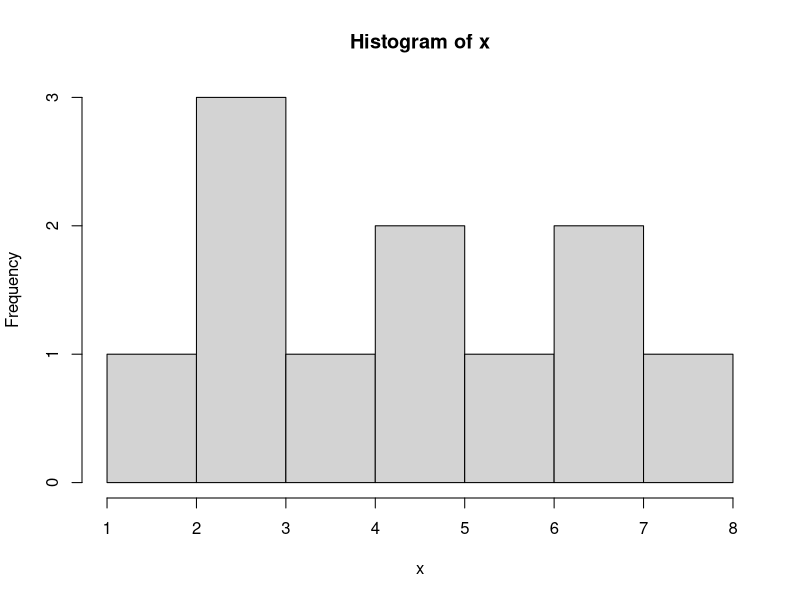
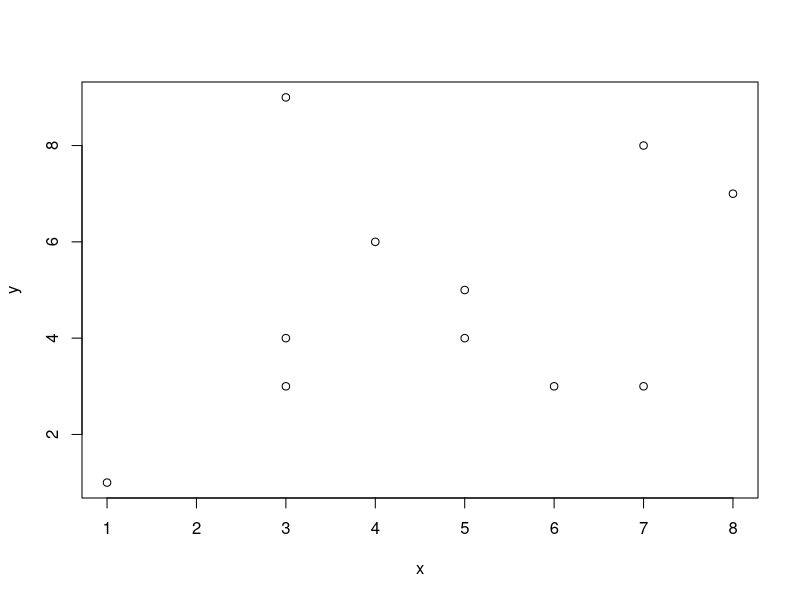
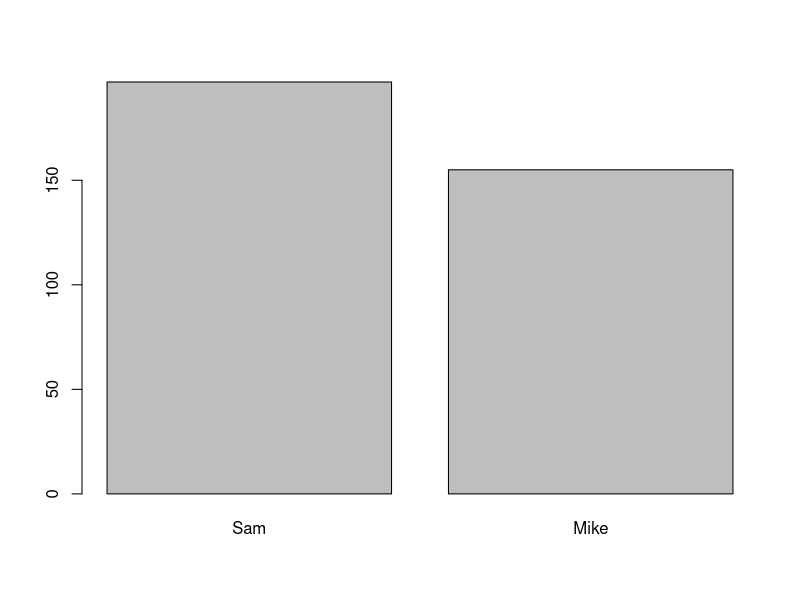

Recreate these plots in R, in order.
## ---- chunk 1
# everything in this grey box can be run by the R coding language. 
# If we want to put any notes into these coding blocks, we need to turn them into comments 
# by starting the line with a hashtag#. This will tell R to ignore whatever else is in the line. 

# Let's actually make something we can run now and run it by hitting the green arrow at the top of the 
# block
2+2

# You should be able to see the output below you and in the console window. 
## ---- chunk 2
# Hitting the green arrow at the top of the block will run everything in the block, but let's figure out 
# how to run stuff line be line. 
# By hitting command + enter, we can run just one line of code. 
# Run just the 3+6 command below be selecting the line and hitting command+enter.  
20+40
3+6
17+31

# This is how we are usually going to run the code in our blocks. 
## ---- chunk 3
#Whenever we calculate or create something in R, we can save what we made as a variable to be used later.
# we do this by specifying a variable name and then saying it is equal to something we make. 
# For example
x=2+2

#We have saved the output of 2+2 in a variable called a, now we can look at the variable using print()
print(x)
## ---- chunk 4
# Ok, so we have done some basic addition, but let's make R do something more interesting. let's look at 
# some of the special functions that are built into R that can do special tasks. 

# we can use c() to create a vector of different objects ( a vector is like a list)
x=c(3,6,2,7)

# We can get R to calculate the mean of our vector
mean(x)

# or we can get it to calculate the standard deviation of the values in our vector.
sd(x)
## ---- chunk 5
# The single most important function in R is the help() function. This can be used to get 
# information on any of the other functions in R. 

# Try tunning help() on the mean function we used earlier. A window should pop up on the lower right
help(mean)

# even for a simple function like mean, there is a lot of information here. The most important sections 
# are Usage and Arguments. Usage will show you how the function should look when it is typed into the 
# console or script. Usage also shows you what the default values are for each argument. 
# The arguments section explains all of the difference arguments of the function. It explains to you what
# the different arguments do and what those arguments can accept as inputs. This is probably a good time 
# to explain the different ways you can specify argument inputs. 

# Let's create another vector real quick. 
x=c(1,2,4,7,NA,4,3,7,9,5)

# If we want to calculate the mean of our vector while trimming off 10% of the observations and removing 
# the NA value, we can either:

# A) put all of the inputs directly into the function IN ORDER
mean(x,0.1,TRUE)

# B) specify the values we want for each argument in any order we like.
mean(x=x, na.rm=TRUE, trim=0.1)
## ---- chunk 6
# R has some good built in functions, but the true beauty of R is in its open-source packages. There is 
# an R package for basically every problem you can imagine, you just need to figure out what the package 
# is called and how it works.

# There are a couple of steps to using a package. we will go through these steps for the boot 
# package that some of you will use later, but we will not actually do anything with boot yet.

# First you install the package with 
install.packages("boot")

#Then you load the package with
library(boot)
# and you are now ready to use it!

# It is important to note that the help() function also works with functions from packages!
help("boot")

# You might notice that the help file you just brought up is pretty... complicated. 
# Help files often contain extremely technical explanations, and it takes practice to learn how 
# to read them correctly. We will help guide you to the right parts of the help files in the workshop
## ---- chunk 7
# Dataframes are the main way in which R stores data. We will not use them too much today, but it is 
# important that you learn at least a little about them. 

# Here is a super basic dataframe.
data = data.frame(name=c("Sam","Mike"), height_cm=c(197,155))

#let's take a look at it
View(data)

# We can select one of our columns using dataframe$column_name
data$Mike

# and we can select a row using dataframe[row_number,]
data[1,]
## ---- chunk 8
# let's go over some of the basics of making plots in R. R has pretty good plotting software built into 
# it, so we are going to be using that today.

# Let's make a couple of vectors
x=c(1,5,8,3,7,3,5,3,6,4,7)
y=c(1,4,7,3,8,9,5,4,3,6,3)

# We can make a histogram using one vector as inputs using hist()
hist(x)

# We can make a scatter plot or a line graph using two vectors with plot()
plot(x,y)

# We can also extract our inputs from a dataframe. Let's use our dataframe to make a barplot.
barplot(data$height_cm, names.arg=data$name)
